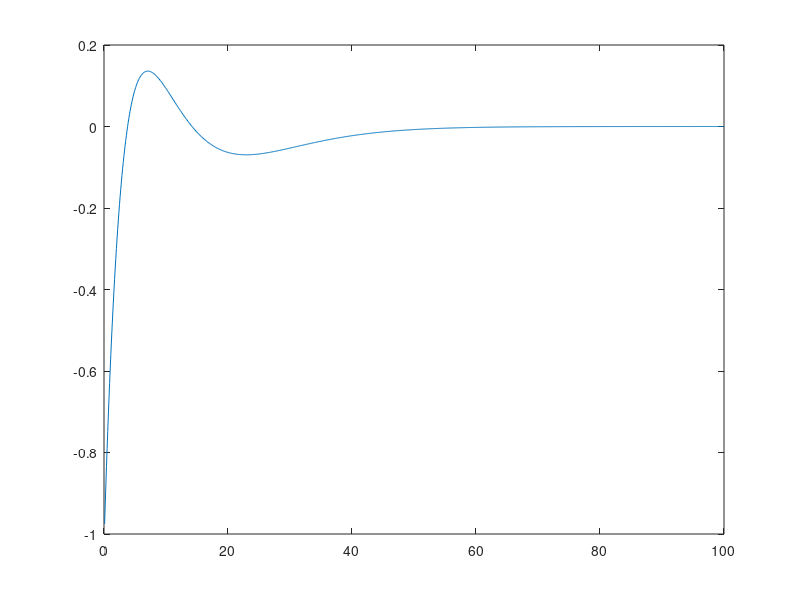

MATLAB code for this plot:
h=0.1;
x=(h:h:100)';
l = 0;
N=size(x,1);
V = @(r) 1/r; 
A=zeros(N,N);
%{
A(1,1) = 1/h^2+V(x(1));
A(1,2) = -1/2/h^2;
A(N,N) = 1/h^2+V(x(N));
A(N-1,N) = -1/2/h^2;
for i=2:N-1
    A(i,i-1)=-1/2/h^2;
    A(i,i)=1/h^2+V(x(i));
    A(i,i+1)=-1/2/h^2;
end
%}

for i=1:N
    if i>1 
        A(i,i-1) = -1/h^2 + 1/x(i)/h; 
    end
    if i<N 
        A(i,i+1) = -1/h^2 - 1/x(i)/h; 
    end
    A(i,i) = 2/h^2 - 1/x(i) + l*(l+1)/x(i)^2;
end
[eigfunc,val] = eig(A);
eigval = zeros(N,1);
for i=1:N
    eigval(i) = val(i,i);
end
[eigval,index] = sort(eigval);
eigfunc = eigfunc/sqrt(h);
plot(x,eigfunc(:,index(3)));